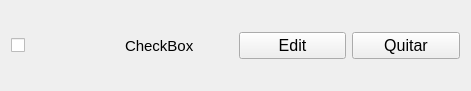
<?xml version="1.0" encoding="UTF-8"?>
<ui version="4.0">
 <class>Task</class>
 <widget class="QWidget" name="Task">
  <property name="geometry">
   <rect>
    <x>0</x>
    <y>0</y>
    <width>471</width>
    <height>91</height>
   </rect>
  </property>
  <property name="windowTitle">
   <string>Task</string>
  </property>
  <layout class="QHBoxLayout" name="horizontalLayout">
   <item>
    <widget class="QCheckBox" name="checkBox">
     <property name="font">
      <font>
       <pointsize>12</pointsize>
      </font>
     </property>
     <property name="text">
      <string/>
     </property>
    </widget>
   </item>
   <item>
    <widget class="QLabel" name="Mitext">
     <property name="font">
      <font>
       <pointsize>11</pointsize>
      </font>
     </property>
     <property name="text">
      <string>CheckBox</string>
     </property>
    </widget>
   </item>
   <item>
    <widget class="QPushButton" name="pushButton">
     <property name="font">
      <font>
       <pointsize>12</pointsize>
      </font>
     </property>
     <property name="text">
      <string>Edit</string>
     </property>
    </widget>
   </item>
   <item>
    <widget class="QPushButton" name="pushButton_2">
     <property name="font">
      <font>
       <pointsize>12</pointsize>
      </font>
     </property>
     <property name="text">
      <string>Quitar</string>
     </property>
    </widget>
   </item>
  </layout>
 </widget>
 <resources/>
 <connections/>
</ui>
